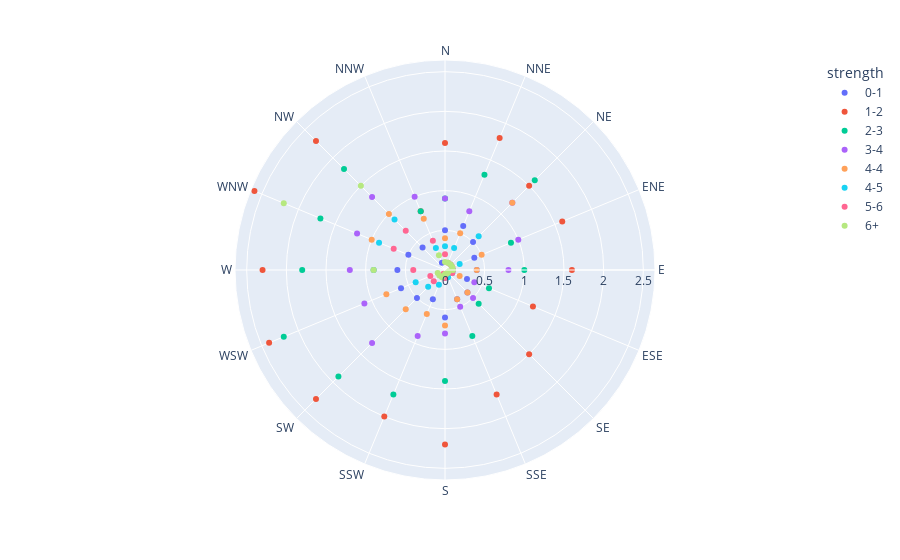

Notebook source saved alongside this figure:
### Code cell
#Scatter Polar chart
px.scatter_polar(data, r="frequency", theta="direction",color="strength")

### Figure 1 — Plotly figure (JSON) as saved in the notebook; plotly's stock layout.template omitted (floating-point values rounded to 4 significant figures)
{"data": [{"hovertemplate": "strength=0-1<br>frequency=%{r}<br>direction=%{theta}<extra></extra>", "legendgroup": "0-1", "marker": {"color": "#636efa", "symbol": "circle"}, "mode": "markers", "name": "0-1", "r": [0.5, 0.6, 0.5, 0.4, 0.4, 0.3, 0.4, 0.4, 0.6, 0.4, 0.5, 0.6, 0.6, 0.5, 0.4, 0.1], "showlegend": true, "subplot": "polar", "theta": ["N", "NNE", "NE", "ENE", "E", "ESE", "SE", "SSE", "S", "SSW", "SW", "WSW", "W", "WNW", "NW", "NNW"], "type": "scatterpolar"}, {"hovertemplate": "strength=1-2<br>frequency=%{r}<br>direction=%{theta}<extra></extra>", "legendgroup": "1-2", "marker": {"color": "#EF553B", "symbol": "circle"}, "mode": "markers", "name": "1-2", "r": [1.6, 1.8, 1.5, 1.6, 1.6, 1.2, 1.5, 1.7, 2.2, 2, 2.3, 2.4, 2.3, 2.6, 2.3, 0.8], "showlegend": true, "subplot": "polar", "theta": ["N", "NNE", "NE", "ENE", "E", "ESE", "SE", "SSE", "S", "SSW", "SW", "WSW", "W", "WNW", "NW", "NNW"], "type": "scatterpolar"}, {"hovertemplate": "strength=2-3<br>frequency=%{r}<br>direction=%{theta}<extra></extra>", "legendgroup": "2-3", "marker": {"color": "#00cc96", "symbol": "circle"}, "mode": "markers", "name": "2-3", "r": [0.9, 1.3, 1.6, 0.9, 1, 0.6, 0.6, 0.9, 1.4, 1.7, 1.9, 2.2, 1.8, 1.7, 1.8, 0.8], "showlegend": true, "subplot": "polar", "theta": ["N", "NNE", "NE", "ENE", "E", "ESE", "SE", "SSE", "S", "SSW", "SW", "WSW", "W", "WNW", "NW", "NNW"], "type": "scatterpolar"}, {"hovertemplate": "strength=3-4<br>frequency=%{r}<br>direction=%{theta}<extra></extra>", "legendgroup": "3-4", "marker": {"color": "#ab63fa", "symbol": "circle"}, "mode": "markers", "name": "3-4", "r": [0.9, 0.8, 1.2, 1, 0.8, 0.4, 0.5, 0.5, 0.8, 0.9, 1.3, 1.1, 1.2, 1.2, 1.3, 1], "showlegend": true, "subplot": "polar", "theta": ["N", "NNE", "NE", "ENE", "E", "ESE", "SE", "SSE", "S", "SSW", "SW", "WSW", "W", "WNW", "NW", "NNW"], "type": "scatterpolar"}, {"hovertemplate": "strength=4-4<br>frequency=%{r}<br>direction=%{theta}<extra></extra>", "legendgroup": "4-4", "marker": {"color": "#FFA15A", "symbol": "circle"}, "mode": "markers", "name": "4-4", "r": [0.4, 0.5, 1.2, 0.5, 0.4, 0.2, 0.4, 0.4, 0.7, 0.6, 0.7, 0.8, 0.9, 1, 1, 0.7], "showlegend": true, "subplot": "polar", "theta": ["N", "NNE", "NE", "ENE", "E", "ESE", "SE", "SSE", "S", "SSW", "SW", "WSW", "W", "WNW", "NW", "NNW"], "type": "scatterpolar"}, {"hovertemplate": "strength=4-5<br>frequency=%{r}<br>direction=%{theta}<extra></extra>", "legendgroup": "4-5", "marker": {"color": "#19d3f3", "symbol": "circle"}, "mode": "markers", "name": "4-5", "r": [0.3, 0.3, 0.6, 0.2, 0.1, 0.1, 0.05, 0.1, 0.1, 0.2, 0.3, 0.4, 0.9, 0.9, 0.9, 0.3], "showlegend": true, "subplot": "polar", "theta": ["N", "NNE", "NE", "ENE", "E", "ESE", "SE", "SSE", "S", "SSW", "SW", "WSW", "W", "WNW", "NW", "NNW"], "type": "scatterpolar"}, {"hovertemplate": "strength=5-6<br>frequency=%{r}<br>direction=%{theta}<extra></extra>", "legendgroup": "5-6", "marker": {"color": "#FF6692", "symbol": "circle"}, "mode": "markers", "name": "5-6", "r": [0.2, 0.1, 0.1, 0.1, 0.1, 0.1, 0.05, 0.05, 0.1, 0.05, 0.2, 0.2, 0.4, 0.7, 0.7, 0.4], "showlegend": true, "subplot": "polar", "theta": ["N", "NNE", "NE", "ENE", "E", "ESE", "SE", "SSE", "S", "SSW", "SW", "WSW", "W", "WNW", "NW", "NNW"], "type": "scatterpolar"}, {"hovertemplate": "strength=6+<br>frequency=%{r}<br>direction=%{theta}<extra></extra>", "legendgroup": "6+", "marker": {"color": "#B6E880", "symbol": "circle"}, "mode": "markers", "name": "6+", "r": [0.1, 0.1, 0.1, 0.1, 0.1, 0.05, 0.05, 0.05, 0.05, 0.1, 0.1, 0.1, 0.9, 2.2, 1.5, 0.2], "showlegend": true, "subplot": "polar", "theta": ["N", "NNE", "NE", "ENE", "E", "ESE", "SE", "SSE", "S", "SSW", "SW", "WSW", "W", "WNW", "NW", "NNW"], "type": "scatterpolar"}], "layout": {"legend": {"title": {"text": "strength"}, "tracegroupgap": 0}, "margin": {"t": 60}, "polar": {"angularaxis": {"direction": "clockwise", "rotation": 90}, "domain": {"x": [0, 1], "y": [0, 1]}}}}
